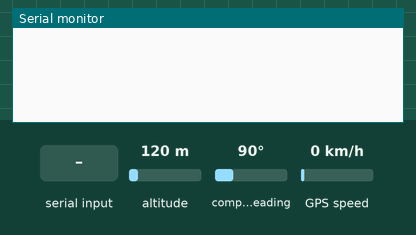
Recording of a sketch running on a simulated Arduino Uno, built with avr-gcc and run on an emulated ATmega328P. Shown: the last lines printed to the serial monitor. The inputs (shaded band) are chosen by the test bench; at power-on: altitude 120 m, compass heading 90°, GPS speed 0 km/h. The GPS gets a fix after 3 s at 37.7749, -122.4194 with 8 satellites.

Above: at 1.2 s.
1.3 s: "<GPS>" received over Serial
At 2.5 s:
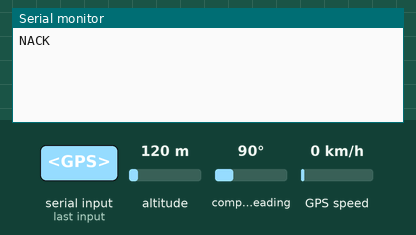
3.0 s: "<P>" received over Serial
At 3.7 s:
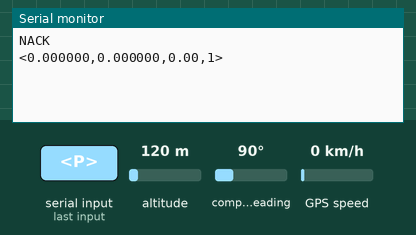

The sketch:

ThermoSystem.ino
```cpp
/*
   ThermoSystem
   Control for ThermoSystem (GPS and Stepper Driver)

   Aarhus University 2019
*/

#include <TinyGPS++.h>
#include "BasicStepperDriver.h"
#include <NeoSWSerial.h>

// ------------- Stepper Driver setup ------------- //
// Constants
#define MOTOR_STEPS 200             // Steps per revolution
#define RPM 10
#define MICROSTEPS 16               // 1 = full step, 2 = half step, etc.

// Pin Connections
#define DIR 4
#define STEP 5

// Setup
BasicStepperDriver stepper(MOTOR_STEPS, DIR, STEP);


// ----------- GPS Module (GY-GPSV3-NEO) ----------- //
// Constants
#define GPS_BAUD 9600

// Pin Connections
#define RX 3
#define TX 2

// The TinyGPS++ object
TinyGPSPlus gps;
NeoSWSerial ss(RX, TX);


// ------------------ Variables ------------------ //
bool newCommand = false;
bool GPS_Status = false;
bool moveIn = false;
bool moveOut = false;
bool GPS_ENC = false;
bool GPS_SAT = false;
String command;
boolean newData = false;
double Longitude = 00.0000;
double Latitude = 00.0000;
double Altitude = 00.00;

int Position = 0;
const int MaxPosition = 5000;

// --------------------- SETUP --------------------- //
void setup() {
  // Stepper Driver
  stepper.begin(RPM, MICROSTEPS);

  // GPS Module
  ss.begin(GPS_BAUD);

  // Serial Communication
  Serial.begin(115200);
}

// ---------------------- LOOP ---------------------- //
void loop() {
  recvWithEndMarker();

  while (moveOut == true) {
    if (Position < MaxPosition){
        stepper.move(2);
        Position += 2;
    }
    else if (Position >= MaxPosition){
      moveOut = false;
      Serial.println("MaxPos");
    }
    Position = min(MaxPosition,Position);
    recvWithEndMarker();
  }
  while (moveIn == true) {
    stepper.move(-2);
    Position -= 2;
    Position = max(0,Position);
    recvWithEndMarker();
  }

  if (gps.location.isValid()) {
    Latitude = gps.location.lat();
    Longitude = gps.location.lng();
    Altitude = gps.altitude.meters();
  }


  smartDelay(250);
}

// -------------------- FUNCTIONS -------------------- //

// This custom version of delay() ensures that the gps object is being "fed".
static void smartDelay(unsigned long ms)
{
  unsigned long start = millis();
  do
  {
    while (ss.available())
      gps.encode(ss.read());
  } while (millis() - start < ms);
}


// Receive Commands
void recvWithEndMarker() {
  while (Serial.available())
  {
    char c = Serial.read();
    //Serial.print(c);              // Uncomment to see command string flow
    if (c == '<')
    {
      newCommand = true;
    }
    else if (c == '>' && newCommand == true)
    {
      newCommand = false;
      parseCommand(command);
      command = "";
    }
    else if (newCommand == true)
    {
      command += c;
    }
  }
}

// Command handler
void parseCommand(String com)
{
  String part1;
  String part2;

  part1 = com.substring(0, com.indexOf('.'));
  part2 = com.substring(com.indexOf('.') + 1);

  if (part1.equalsIgnoreCase("GPS")) {
    if (part2.equalsIgnoreCase("Status")) {
      String Status = "Status...";
      Serial.println(Status);
    }
    else if (part2.equalsIgnoreCase("Sat")) {
      if (gps.satellites.isValid() && gps.location.isValid()) {
        Serial.print(gps.satellites.value());
      }
    }
    else {
      Serial.println("NACK");
    }
  }
  else if (part1.equalsIgnoreCase("P")) {
    //if (gps.location.isValid()) {
      Serial.print("<");
      // Serial.print(gps.location.lat(), 6);
      Serial.print(Latitude, 6);
      Serial.print(F(","));
      // Serial.print(gps.location.lng(), 6);
      Serial.print(Longitude, 6);
      Serial.print(F(","));
      // Serial.print(gps.altitude.meters(), 2);
      Serial.print(Altitude, 2);
      Serial.print(F(","));
      Serial.print(gps.location.isValid());
      Serial.println(">");
    //}
  }
  else if (part1.equalsIgnoreCase("Step")) {
    if (part2.equalsIgnoreCase("out")) {
      moveIn = false;
      moveOut = true;
      //Serial.println("ACK OUT");
    }
    else if (part2.equalsIgnoreCase("in")) {
      moveIn = true;
      moveOut = false;
      //Serial.println("ACK IN");
    }
    else if (part2.equalsIgnoreCase("stop")) {
      moveIn = false;
      moveOut = false;
      //Serial.println("ACK STOP");
    }
    else {
      Serial.println("NACK");
    }
  }
  else if (part1.equalsIgnoreCase("System")) {
    if (part2.equalsIgnoreCase("Status")) {
      Serial.println("ACK");
    }
    else {
      Serial.println("NACK");
    }
  }
  else if (part1.equalsIgnoreCase("MotorSpeed")) {
    if (part2.toInt() >= 0 || part2.toInt() <= 120) {
      //Serial.println("ACK MotorSpeed");
      stepper.setRPM(part2.toInt());
    }
    else {
      Serial.println("NACK");
    }
  }
  else {
    Serial.println("NACK");
  }
}
```

Measured:
- after the input at 1.3 s, the serial monitor: prints a new line after 0.20 s (image 1)
- after the input at 3.0 s, the serial monitor: prints a new line at once (image 2)
